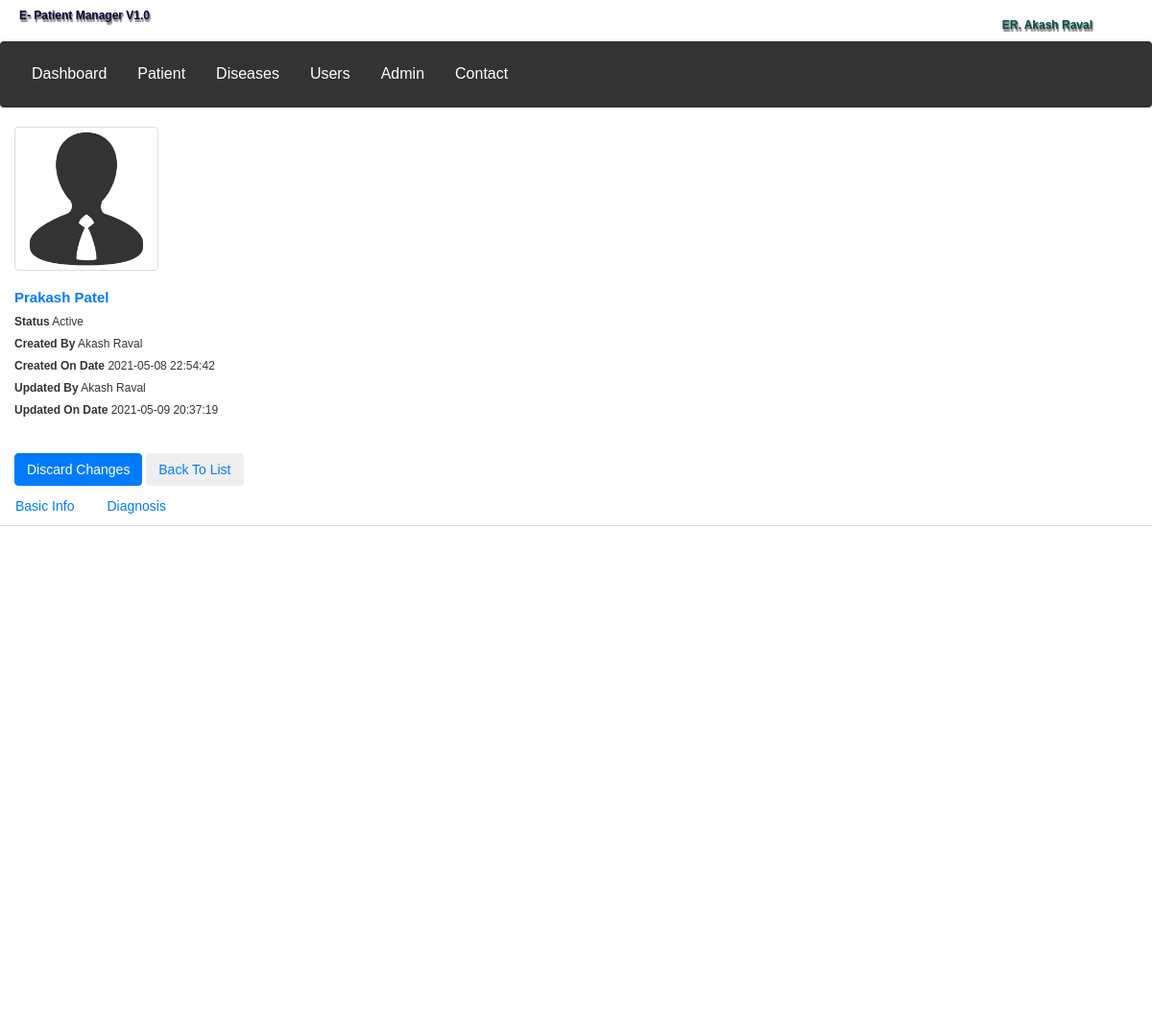
Screenshot of /patient/viewpatient.php?pid=1 (signed in) with the database file from the repository.
### tables this page shows
CREATE TABLE `patients` (
  `PatientId` int(11) NOT NULL,
  `Firstname` varchar(100) NOT NULL,
  `Lastname` varchar(100) DEFAULT NULL,
  `Birthdate` date NOT NULL,
  `Gender` int(11) NOT NULL,
  `Mobile` varchar(11) NOT NULL,
  `Email` varchar(150) DEFAULT NULL,
  `AadharNumber` varchar(20) NOT NULL,
  `Address1` varchar(100) NOT NULL,
  `Address2` varchar(100) DEFAULT NULL,
  `Address3` varchar(100) DEFAULT NULL,
  `City` varchar(100) NOT NULL,
  `Pincode` int(11) NOT NULL,
  `state` varchar(50) NOT NULL DEFAULT '3',
  `DiseaseId` int(11) DEFAULT NULL,
  `DiseaseFrom` varchar(50) DEFAULT NULL,
  `Symptoms` varchar(500) DEFAULT NULL,
  `Notes` varchar(500) DEFAULT NULL,
  `PatientsTypeId` int(11) DEFAULT NULL,
  `StatusId` int(11) DEFAULT '4',
  `CreatedDate` datetime NOT NULL DEFAULT CURRENT_TIMESTAMP,
  `CreatedBy` int(11) NOT NULL,
  `UpdatedDate` datetime NOT NULL DEFAULT CURRENT_TIMESTAMP ON UPDATE CURRENT_TIMESTAMP,
  `UpdatedBy` int(11) NOT NULL
);

CREATE TABLE `status` (
  `StatusId` int(11) NOT NULL,
  `Status` varchar(100) NOT NULL
);

CREATE TABLE `users` (
  `User_Id` int(11) NOT NULL,
  `Prefix` varchar(10) DEFAULT NULL,
  `firstname` varchar(100) NOT NULL,
  `lastname` varchar(100) DEFAULT NULL,
  `mobile` varchar(11) NOT NULL,
  `email` varchar(100) NOT NULL,
  `aadharNumber` varchar(25) NOT NULL,
  `address1` varchar(100) NOT NULL,
  `address2` varchar(100) DEFAULT NULL,
  `address3` varchar(100) DEFAULT NULL,
  `city` varchar(50) NOT NULL,
  `pincode` varchar(10) NOT NULL,
  `state` varchar(20) NOT NULL,
  `statusId` int(11) NOT NULL,
  `avaiblity` tinyint(1) NOT NULL DEFAULT '0',
  `created_date` datetime NOT NULL DEFAULT CURRENT_TIMESTAMP,
  `createdby` int(11) NOT NULL,
  `updated_date` datetime NOT NULL DEFAULT CURRENT_TIMESTAMP ON UPDATE CURRENT_TIMESTAMP,
  `updatedy` int(11) NOT NULL,
  `RoleId` int(11) NOT NULL,
  `viewusers` tinyint(1) NOT NULL DEFAULT '0',
  `editusers` tinyint(1) NOT NULL DEFAULT '0',
  `editdiseases` tinyint(1) NOT NULL DEFAULT '0',
  `editconditions` tinyint(1) NOT NULL DEFAULT '0',
  `editroles` tinyint(1) NOT NULL DEFAULT '0',
  `admin` tinyint(1) NOT NULL DEFAULT '0',
  `Password` varchar(100) DEFAULT NULL
);

### patient/viewpatient.php (the view, shortened to what this page needs)
<html>
<head>
<link href="../assets/css/lib/bootstrap.min.css" rel="stylesheet" id="bootstrap-css">
<link rel="stylesheet" href="../assets/css/viewpatient.css">
</head>
<body>
<?php
include('../include/config.php');
if($_GET["pid"] != null){
    $pid=$_GET["pid"];
    $query = "select distinct p.PatientId,"
    ."p.Firstname,"
    ."p.Lastname,"
    ."p.Birthdate,"
    ."g.Gender as Gender,"
    ."p.Mobile,"
    ."p.Email,"
    ."p.AadharNumber,"
    ."p.Address1,"
    ."p.Address2,"
    ."p.Address3,"
    ."p.City,"
    ."p.Pincode,"
    ."p.State,"
    ."p.DiseaseId,"
    ."d.disease_name,"
    ."d.disease_description,"
    ."p.DiseaseFrom,"
    ."p.Symptoms,"
    ."p.Notes,"
    ."p.PatientsTypeId,"
    ."pt.PatientsType,"
    ."pt.patients_type_Description,"
    ."p.StatusId,"
    ."s.Status,"
    ."c.firstname as CreatedByfirstname,"
    ."c.lastname  as CreatedBylastname,"
    ."u.firstname  as UpdatedByfirstname,"
    ."u.lastname as UpdatedBylastname,"
    ."p.CreatedDate,"
    ."p.UpdatedDate "
    ."from patients p "
    ."LEFT JOIN gender g ON g.GenderId = p.Gender "
    ."LEFT Join disease d on d.disease_Id = p.DiseaseId "
    ."LEFT JOIN status s ON s.StatusId = p.StatusId "
    ."LEFT JOIN patientstype pt ON pt.PatientsTypeId = p.PatientsTypeId "
    ."LEFT Join users c ON c.User_Id = p.CreatedBy "
    ."LEFT JOIN users u ON u.User_Id = p.UpdatedBy "
    ."where PatientId =".$pid;
    $ret=mysqli_query($con,$query);
    $row=mysqli_fetch_array($ret);
}
?>
<?php include('../include/header.php'); ?>
<div class="container">
        <div class="row">
            <div class="col-12">
                <div class="card">
                    <div class="card-body">
                        <div class="card-title mb-4">
                            <div class="d-flex justify-content-start">
                                <div class="image-container">
                                    <img src="../assets/img/patient.jpg" id="imgProfile" style="width: 150px; height: 150px" class="img-thumbnail" />
                                </div>
                                <div class="userData ml-3">
                                    <h2 class="d-block" style="font-size: 1.5rem; font-weight: bold"><a href="javascript:void(0);"><?php echo $row['Firstname'].' '.$row['Lastname'] ?></a></h2>
                                    <h6 class="d-block"><b>Status</b> <?php echo $row['Status'] ?></h6>
                                    <h6 class="d-block"><b>Created By</b> <?php echo $row['CreatedByfirstname'].' '.$row['CreatedBylastname'] ?> </h6>
                                    <h6 class="d-block"><b>Created On Date</b> <?php echo $row['CreatedDate'] ?> </h6>
                                    <h6 class="d-block"><b>Updated By</b> <?php echo $row['UpdatedByfirstname'].' '.$row['UpdatedBylastname'] ?> </h6>
                                    <h6 class="d-block"><b>Updated On Date</b> <?php echo $row['UpdatedDate'] ?> </h6>
                                </div>
                                <div class="ml-auto">
                                    <input type="button" class="btn btn-primary d-none" id="btnDiscard" value="Discard Changes" />
                                    <a href="patientlist.php">
                                    <input type="button" class="btn btn-secondary" id="btnbacktolist" value="Back To List" />
                                    </a>
                                </div>
                            </div>
                        </div>
                        <div class="row">
                            <div class="col-12">
                                <ul class="nav nav-tabs mb-4" id="myTab" role="tablist">
                                    <li class="nav-item">
                                        <a class="nav-link active" id="basicInfo-tab" data-toggle="tab" href="#basicInfo" role="tab" aria-controls="basicInfo" aria-selected="true">Basic Info</a>
                                    </li>
                                    <li class="nav-item">
                                        <a class="nav-link" id="connectedServices-tab" data-toggle="tab" href="#connectedServices" role="tab" aria-controls="connectedServices" aria-selected="false">Diagnosis</a>
                                    </li>
                                </ul>
                                <div class="tab-content ml-1" id="myTabContent">
                                    </div>
                                </div>
                            </div>
                        </div>
                    </div>
                </div>
            </div>
        </div>
</body>
</html>

### assets/css/viewpatient.css (style rules this page uses)
.image-container { position: relative; }
a { color: #007bff !important; }
.btn-primary { background-image: linear-gradient(#007baa, #007bee, 6%, #007bff)!important; border-color: #007bff !important; }

### assets/css/header.css (style rules this page uses)
body { font-family: Arial, Helvetica, sans-serif; margin: 0; }

### rows the page displays
patients: Firstname "Prakash", Lastname "Patel", StatusId.Status "Active", users.firstname "Akash", users.lastname "Raval", CreatedDate "2021-05-08 22:54:42", UpdatedDate "2021-05-09 20:37:19"

### other values shown
$_SESSION['username'] "ER. Akash Raval"
